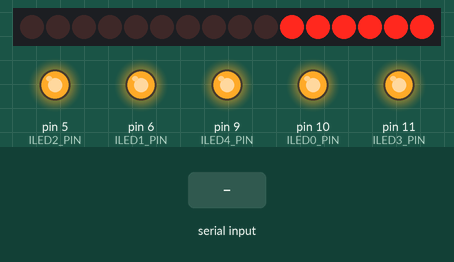
Recording of a sketch running on a simulated Arduino Uno, built with avr-gcc and run on an emulated ATmega328P. Shown: 16 shift-register outputs drawn as a row of LEDs (first output left, lit = HIGH), output pins drawn as LEDs (lit = HIGH). Wiring (inferred from the names in the program): 2 × shift register (74HC595): data pin 2; shift clock pin 4; latch pin 3. Wiring (inferred from the signals the program sends): row of LEDs: on Q0, Q1, Q2, Q3, Q4, Q5, Q6, Q7, Q8, Q9, Q10, Q11, Q12, Q13, Q14, Q15. The inputs (shaded band) are chosen by the test bench. Pins used as bus, display or sensor lines are not drawn.

Above: at 1.7 s.
1.8 s: "1" received over Serial
At 1.87 s:
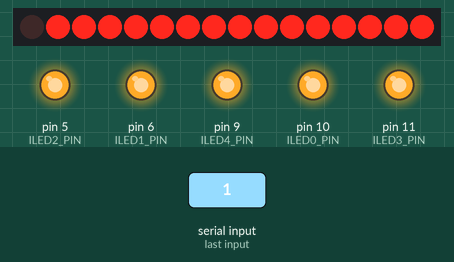
At 2.23 s:
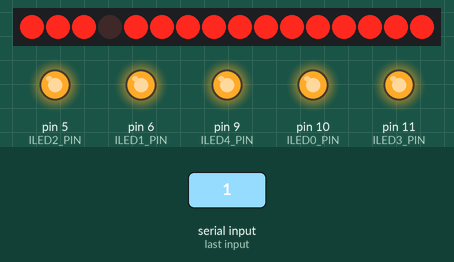
3.6 s: "4" received over Serial
6.5 s: "2" received over Serial
At 7.36 s:
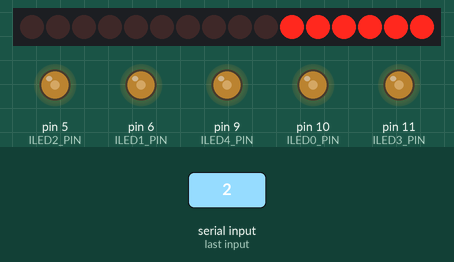
9.5 s: "4" received over Serial
Timing chart, 0 to 12.4 s (numbered marks = the images above; inputs shaded):
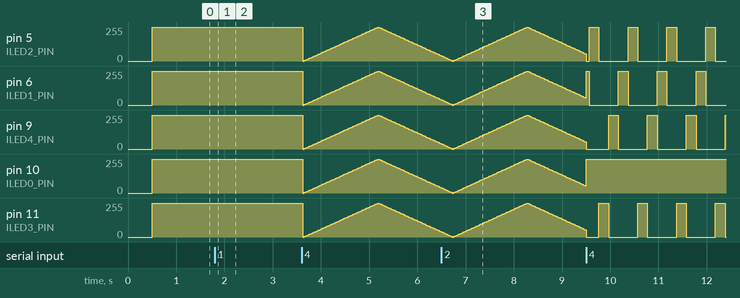

The sketch:

Arc_reactor.ino
```cpp
// Global variables
unsigned long Tick = 0;


#include "./Config.h"

void setup() {
	Serial.begin(9600);		      // Initialize serial communications with the PC or bluetooth

  SetupInnerCircle();
  SetupOuterCircle();

  delay(500);
  UpInnerCircle();
  UpOuterCircle();

}

void loop() {
  Tick++;

  if (Serial.available()) {
    int inByte = Serial.read();
    if (inByte >=49 and inByte <= 52) {
      switch (inByte) {
        case 49:                      //1 -> Outer mode + 1
          ModeChangeOuter(1);
          break;
        case 50:                      //2 -> Outer mode - 1
          ModeChangeOuter(-1);
          break;
        case 51:                      //3 -> Inner mode - 1
          ModeChangeInner(-1);
          break;
        case 52:                      //4 -> Inner mode + 1
          ModeChangeInner(1);
          break;
      }
    }
  }

  LoopInner();
  LoopOuter();

  delay(10);
}
```

InnerCircle.ino
```cpp
// Module variables
int InnerPins[] = {ILED0_PIN, ILED1_PIN, ILED2_PIN, ILED3_PIN, ILED4_PIN};
int InnerMode = 1;              //Start mode: all on

// Mode variables
int IM2_Brightness = 0;         // how bright the LED is
int IM2_FadeAmount = 5;         // how many points to fade the LED by

int IM3_Position = 1;           // Current LED position

// Setup
void SetupInnerCircle() {
  for (int i = 0; i < 5; i++) {
    pinMode(InnerPins[i], OUTPUT);
  }

  ResetInnerCircle();
}

void ResetInnerCircle() {
  for (int i = 0; i < 5; i++) {
    digitalWrite(InnerPins[i], LOW);
  }
}

void UpInnerCircle() {
  for (int i = 0; i < 5; i++) {
    digitalWrite(InnerPins[i], HIGH);
  }
}
//-------------------------------------------------------------------------------

void ModeChangeInner(int change) {
  if (change == 1) {
    InnerMode = InnerMode + 1;
    if (InnerMode > 3) { InnerMode = 3; }
  } else {
    InnerMode = InnerMode - 1;
    if (InnerMode < 0) { InnerMode = 0; }
  }

/*
 * Outer modes:
 *  0: Off
 *  1: On
 *  2: Fade
 *  3: Circular
 */
  switch (InnerMode) {
    case 0:
      ResetInnerCircle();
      break;
    case 1:
      UpInnerCircle();
      break;
    case 2:
      {
        IM2_Brightness = 0;    // how bright the LED is
        IM2_FadeAmount = 5;    // how many points to fade the LED by
      }
      break;
    case 3:
      {
        ResetInnerCircle();
        digitalWrite(ILED0_PIN, HIGH);
        digitalWrite(ILED1_PIN, HIGH);
        IM3_Position = 1;      // Current LED position
      }
      break;
  }
}

void LoopInner() {
  switch (InnerMode) {
    case 2:
      LoopInnerMode2();
      break;
    case 3:
      LoopInnerMode3();
      break;
  }
}

void LoopInnerMode2() {
  if (Tick % 3 == 0) {
    for (int i = 0; i < 5; i++) {
      analogWrite(InnerPins[i], IM2_Brightness);
    }

    IM2_Brightness = IM2_Brightness + IM2_FadeAmount;
    if (IM2_Brightness <= 0 || IM2_Brightness >= 255) {
      IM2_FadeAmount = -IM2_FadeAmount;
    }
  }
}

void LoopInnerMode3() {
  if (Tick % 20 == 0) {
    digitalWrite(InnerPins[IM3_Position], LOW);

    IM3_Position++;
    if (IM3_Position > 4) { IM3_Position = 1; }

    digitalWrite(InnerPins[IM3_Position], HIGH);
  }
}
```

OuterCircle.ino
```cpp
// Module variables
int OuterMode = 1;              //Start mode: all on

// Mode variables
int OM2_Position = 1;           // Current LED position

int OM3_Position = 1;           // Current LED position
byte OM3_Delay = 15;            // Current speed
byte OM3_SpeedChange = 1;       // Speed up or down

// Setup
void SetupOuterCircle() {
  pinMode(LEDBAR_LATCH_PIN, OUTPUT);
  pinMode(LEDBAR_CLOCK_PIN, OUTPUT);
  pinMode(LEDBAR_DATA_PIN, OUTPUT);

  ResetOuterCircle();
}

void ResetOuterCircle() {
  LEDint(0);
}

void UpOuterCircle() {
  LEDbar(10);
}
//-------------------------------------------------------------------------------

void LEDint(int numberToDisplay) {
  digitalWrite(LEDBAR_LATCH_PIN, LOW);

  shiftOut(LEDBAR_DATA_PIN, LEDBAR_CLOCK_PIN, MSBFIRST, (numberToDisplay >> 8));
  shiftOut(LEDBAR_DATA_PIN, LEDBAR_CLOCK_PIN, MSBFIRST, numberToDisplay);

  digitalWrite(LEDBAR_LATCH_PIN, HIGH);
}

void LEDbar(int bar) {
  int numberToDisplay = 0xFFFF >> (LEDBAR_BARS - bar);

  digitalWrite(LEDBAR_LATCH_PIN, LOW);

  shiftOut(LEDBAR_DATA_PIN, LEDBAR_CLOCK_PIN, MSBFIRST, (numberToDisplay >> 8));
  shiftOut(LEDBAR_DATA_PIN, LEDBAR_CLOCK_PIN, MSBFIRST, numberToDisplay);

  digitalWrite(LEDBAR_LATCH_PIN, HIGH);
}

void ModeChangeOuter(int change) {
  if (change == 1) {
    OuterMode = OuterMode + 1;
    if (OuterMode > 3) { OuterMode = 3; }
  } else {
    OuterMode = OuterMode - 1;
    if (OuterMode < 0) { OuterMode = 0; }
  }

/*
 * Outer modes:
 *  0: Off
 *  1: On
 *  2: Circular
 *  3: Circular+
 */
  switch (OuterMode) {
    case 0:
      ResetOuterCircle();
      break;
    case 1:
      UpOuterCircle();
      break;
    case 2:
      OM2_Position = 1;         // Current LED position
      break;
    case 3:
      {
        OM3_Position = 1;       // Current LED position
        OM3_Delay = 15;         // Current speed
        OM3_SpeedChange = 1;    // Speed change direction
      }
      break;
  }
}

void LoopOuter() {
  switch (OuterMode) {
    case 2:
      LoopOuterMode2();
      break;
    case 3:
      LoopOuterMode3();
      break;
  }
}

void LoopOuterMode2() {
  if (Tick % 12 == 0) {
    LEDint(OM2_Position);
    OM2_Position = OM2_Position * 2;
    if (OM2_Position > 512) { OM2_Position = 1;}
  }
}

void LoopOuterMode3() {
  if (Tick % OM3_Delay == 0) {
    LEDint(OM3_Position);
    OM3_Position = OM3_Position * 2;
    if (OM3_Position > 512) { OM3_Position = 1; }
  }

  if (Tick % 200 == 0) {
    if (OM3_SpeedChange == 1) {
      OM3_Delay--;
      if (OM3_Delay == 1 ) { OM3_SpeedChange = -1; }
    } else {
      OM3_Delay++;
      if (OM3_Delay == 15 ) { OM3_SpeedChange = 1; }
    }
  }
}
```

Config.h
```cpp
//LEDbar with 74HC595
#define LEDBAR_LATCH_PIN     3
#define LEDBAR_CLOCK_PIN     4
#define LEDBAR_DATA_PIN      2

#define LEDBAR_BARS         16


//Inner circuit leds
#define ILED0_PIN           10
#define ILED1_PIN            6
#define ILED2_PIN            5
#define ILED3_PIN           11
#define ILED4_PIN            9
```
